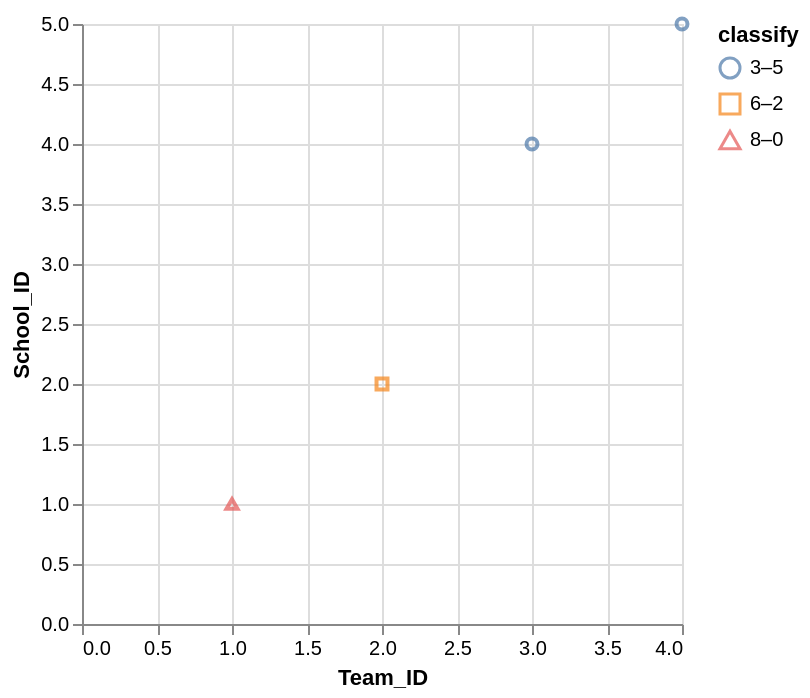

This figure's Vega-Lite source:
### Vega-Lite specification from a JSON file in a GitHub repository (floating-point values rounded to 4 significant figures)
{"data": {"values": [{"x_data": 4, "y_data": 5, "classify": "3–5"}, {"x_data": 3, "y_data": 4, "classify": "3–5"}, {"x_data": 2, "y_data": 2, "classify": "6–2"}, {"x_data": 1, "y_data": 1, "classify": "8–0"}]}, "mark": "point", "encoding": {"x": {"field": "x_data", "type": "quantitative", "title": "Team_ID", "scale": {"zero": "false"}}, "y": {"field": "y_data", "type": "quantitative", "title": "School_ID", "scale": {"zero": "false"}}, "color": {"field": "classify", "type": "nominal"}, "shape": {"field": "classify", "type": "nominal"}}}
